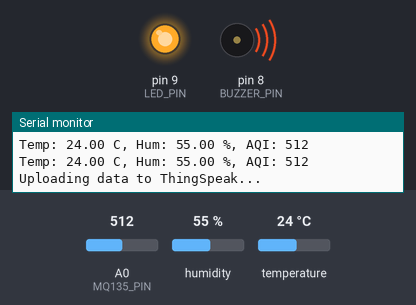
Bench run of a sketch on a simulated Arduino Uno, built with avr-gcc and run on an emulated ATmega328P. On the bench: output pins drawn as LEDs (lit = HIGH), buzzer (waves = sounding, pin HIGH), the last lines printed to the serial monitor. Inputs (shaded band) come from the test bench; at power-on: A0 (MQ135_PIN) = 512, humidity 55 %, temperature 24 °C. The modem accepts every AT command (registered, SIM ready, sends succeed) and sends nothing else.

Above: at 18.4 s.
18.5 s: A0 (MQ135_PIN) set to 415
20.2 s: A0 (MQ135_PIN) set to 386
At 22.2 s:
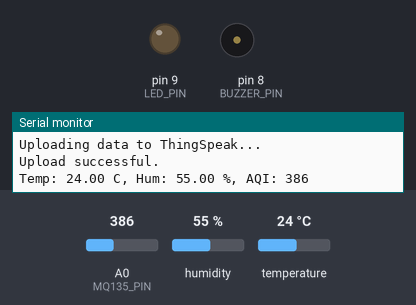
22.5 s: A0 (MQ135_PIN) set to 410
At 24.4 s:
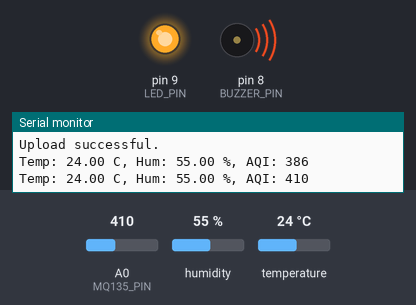
Timing chart, 0 to 25.5 s (numbered marks = the images above; inputs shaded):
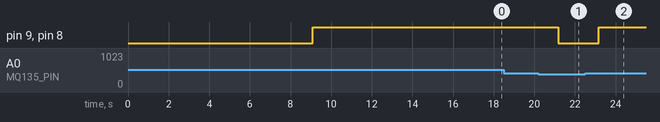

The sketch:

SmartEnvMonitor.ino
```cpp
#include "config.h"
#include "SensorManager.h"
#include "AlertSystem.h"
#include "IoTComm.h"

unsigned long previousSensorMillis = 0;
unsigned long previousCloudMillis = 0;

void setup() {
    Serial.begin(9600);
    Serial.println("Starting Smart Environmental Monitor...");

    initSensors();
    initAlerts();
    initIoT();

    Serial.println("System Initialized.");
}

void loop() {
    unsigned long currentMillis = millis();

    // Read sensors and update alerts based on SENSOR_READ_INTERVAL
    if (currentMillis - previousSensorMillis >= SENSOR_READ_INTERVAL) {
        previousSensorMillis = currentMillis;

        SensorData data = readSensors();

        if (data.isValid) {
            Serial.print("Temp: "); Serial.print(data.temperature); Serial.print(" C, ");
            Serial.print("Hum: "); Serial.print(data.humidity); Serial.print(" %, ");
            Serial.print("AQI: "); Serial.println(data.airQuality);

            checkAlerts(data);
        } else {
            Serial.println("Failed to read from DHT sensor!");
        }
    }

    // Upload data to cloud based on CLOUD_UPLOAD_INTERVAL
    if (currentMillis - previousCloudMillis >= CLOUD_UPLOAD_INTERVAL) {
        previousCloudMillis = currentMillis;

        SensorData data = readSensors(); // Get freshest data for upload
        if (data.isValid) {
            Serial.println("Uploading data to ThingSpeak...");
            bool success = sendDataToCloud(data);
            if (success) {
                Serial.println("Upload successful.");
            } else {
                Serial.println("Upload failed.");
            }
        }
    }
}
```

AlertSystem.cpp
```cpp
#include "AlertSystem.h"
#include "config.h"

void initAlerts() {
    pinMode(BUZZER_PIN, OUTPUT);
    pinMode(LED_PIN, OUTPUT);
    digitalWrite(BUZZER_PIN, LOW);
    digitalWrite(LED_PIN, LOW);
}

void checkAlerts(const SensorData& data) {
    if (!data.isValid) return;

    bool isTempHigh = data.temperature > TEMP_THRESHOLD_C;
    bool isAirPoor = data.airQuality > AQI_THRESHOLD;

    if (isTempHigh || isAirPoor) {
        digitalWrite(BUZZER_PIN, HIGH);
        digitalWrite(LED_PIN, HIGH);
    } else {
        digitalWrite(BUZZER_PIN, LOW);
        digitalWrite(LED_PIN, LOW);
    }
}
```

AlertSystem.h
```cpp
#ifndef ALERT_SYSTEM_H
#define ALERT_SYSTEM_H

#include <Arduino.h>
#include "SensorManager.h"

void initAlerts();
void checkAlerts(const SensorData& data);

#endif
```

IoTComm.cpp
```cpp
#include "IoTComm.h"
#include "config.h"
#include <SoftwareSerial.h>

SoftwareSerial espSerial(ESP_RX, ESP_TX); // RX, TX

// Helper function to send AT command and wait for response
String sendAT(String command, const int timeout) {
    String response = "";
    espSerial.print(command + "\r\n");
    long int time = millis();
    while ((time + timeout) > millis()) {
        while (espSerial.available()) {
            char c = espSerial.read();
            response += c;
        }
    }
    return response;
}

void initIoT() {
    espSerial.begin(9600); // Default baud rate for most ESP-01 modules
    delay(1000);

    // Reset module
    sendAT("AT+RST", 2000);

    // Set to Station mode
    sendAT("AT+CWMODE=1", 1000);

    // Connect to WiFi
    String cmd = "AT+CWJAP=\"";
    cmd += WIFI_SSID;
    cmd += "\",\"";
    cmd += WIFI_PASS;
    cmd += "\"";
    sendAT(cmd, 5000);
}

bool sendDataToCloud(const SensorData& data) {
    if (!data.isValid) return false;

    // Open TCP connection to ThingSpeak
    String cmd = "AT+CIPSTART=\"TCP\",\"";
    cmd += THINGSPEAK_IP;
    cmd += "\",80";
    String response = sendAT(cmd, 2000);

    if (response.indexOf("Error") != -1 || response.indexOf("ERROR") != -1) {
        return false;
    }

    // Prepare GET request string
    String getStr = "GET /update?api_key=";
    getStr += THINGSPEAK_API_KEY;
    getStr += "&field1=";
    getStr += String(data.temperature);
    getStr += "&field2=";
    getStr += String(data.humidity);
    getStr += "&field3=";
    getStr += String(data.airQuality);
    getStr += "\r\n\r\n";

    // Send data length
    cmd = "AT+CIPSEND=";
    cmd += String(getStr.length());
    sendAT(cmd, 1000);

    // Send the actual GET request
    response = sendAT(getStr, 2000);

    // Close connection (ThingSpeak usually closes it, but good practice)
    sendAT("AT+CIPCLOSE", 1000);

    return response.indexOf("SEND OK") != -1;
}
```

IoTComm.h
```cpp
#ifndef IOT_COMM_H
#define IOT_COMM_H

#include <Arduino.h>
#include "SensorManager.h"

void initIoT();
bool sendDataToCloud(const SensorData& data);

#endif
```

SensorManager.cpp
```cpp
#include "SensorManager.h"
#include "config.h"
#include <DHT.h>

DHT dht(DHTPIN, DHTTYPE);

void initSensors() {
    dht.begin();
    pinMode(MQ135_PIN, INPUT);
}

SensorData readSensors() {
    SensorData data;

    // Read Temperature and Humidity
    data.humidity = dht.readHumidity();
    data.temperature = dht.readTemperature();

    // Read Air Quality (Raw analog value for simplicity)
    data.airQuality = analogRead(MQ135_PIN);

    // Check if any reads failed
    if (isnan(data.humidity) || isnan(data.temperature)) {
        data.isValid = false;
        data.temperature = 0.0;
        data.humidity = 0.0;
    } else {
        data.isValid = true;
    }

    return data;
}
```

SensorManager.h
```cpp
#ifndef SENSOR_MANAGER_H
#define SENSOR_MANAGER_H

#include <Arduino.h>

struct SensorData {
    float temperature;
    float humidity;
    int airQuality;
    bool isValid;
};

void initSensors();
SensorData readSensors();

#endif
```

config.h
```cpp
#ifndef CONFIG_H
#define CONFIG_H

// --- Pin Definitions ---
// DHT11 Sensor
#define DHTPIN 2
#define DHTTYPE DHT11

// MQ135 Sensor
#define MQ135_PIN A0

// Local Alerts
#define BUZZER_PIN 8
#define LED_PIN 9

// ESP8266 SoftwareSerial Pins
#define ESP_RX 10
#define ESP_TX 11

// --- Thresholds ---
#define TEMP_THRESHOLD_C 35.0  // Alert if temp > 35 C
#define AQI_THRESHOLD   400    // Alert if analog reading > 400

// --- Wi-Fi & Cloud (ThingSpeak) ---
const char WIFI_SSID[] = "YOUR_WIFI_SSID";
const char WIFI_PASS[] = "YOUR_WIFI_PASSWORD";
const char THINGSPEAK_API_KEY[] = "YOUR_THINGSPEAK_API_KEY";
const char THINGSPEAK_IP[] = "184.106.153.149"; // api.thingspeak.com

// --- Timing ---
#define SENSOR_READ_INTERVAL 2000    // Read sensors every 2 seconds
#define CLOUD_UPLOAD_INTERVAL 15000  // Upload to ThingSpeak every 15 seconds (ThingSpeak limit is 15s)

#endif
```

Measured:
- the behaviour switches between 401 and 400 on A0 (MQ135_PIN) (found by bisection; images 0 and 1)
- after the input at 18.5 s, every drawn part: stays the same
- after the input at 20.2 s, pin 9 (LED_PIN), pin 8 (BUZZER_PIN): HIGH → LOW after 0.99 s
- after the input at 22.5 s, pin 9 (LED_PIN), pin 8 (BUZZER_PIN): LOW → HIGH after 0.66 s
